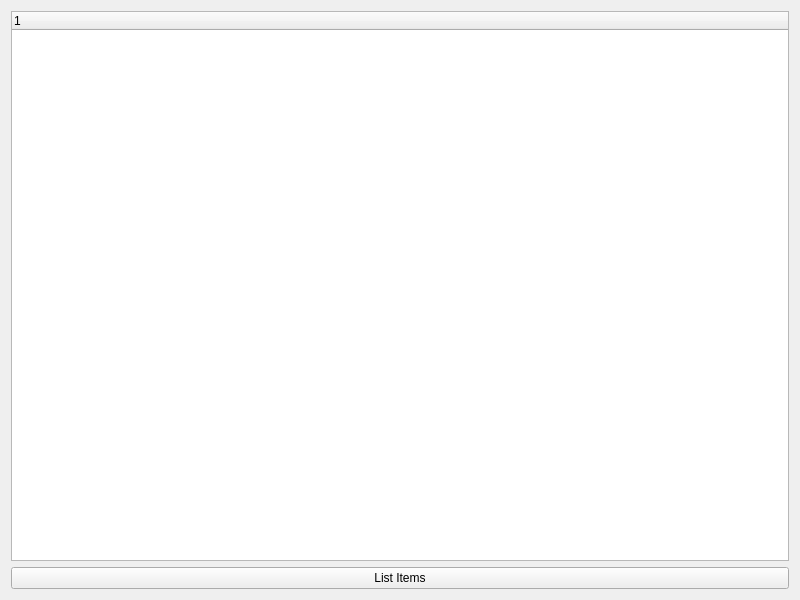
<?xml version="1.0" encoding="UTF-8"?>
<ui version="4.0">
 <class>Widget</class>
 <widget class="QWidget" name="Widget">
  <property name="geometry">
   <rect>
    <x>0</x>
    <y>0</y>
    <width>800</width>
    <height>600</height>
   </rect>
  </property>
  <property name="windowTitle">
   <string>Widget</string>
  </property>
  <layout class="QVBoxLayout" name="verticalLayout">
   <item>
    <widget class="QTreeWidget" name="treeWidget">
     <column>
      <property name="text">
       <string notr="true">1</string>
      </property>
     </column>
    </widget>
   </item>
   <item>
    <widget class="QPushButton" name="listItemsButton">
     <property name="text">
      <string>List Items</string>
     </property>
    </widget>
   </item>
  </layout>
 </widget>
 <resources/>
 <connections/>
</ui>
